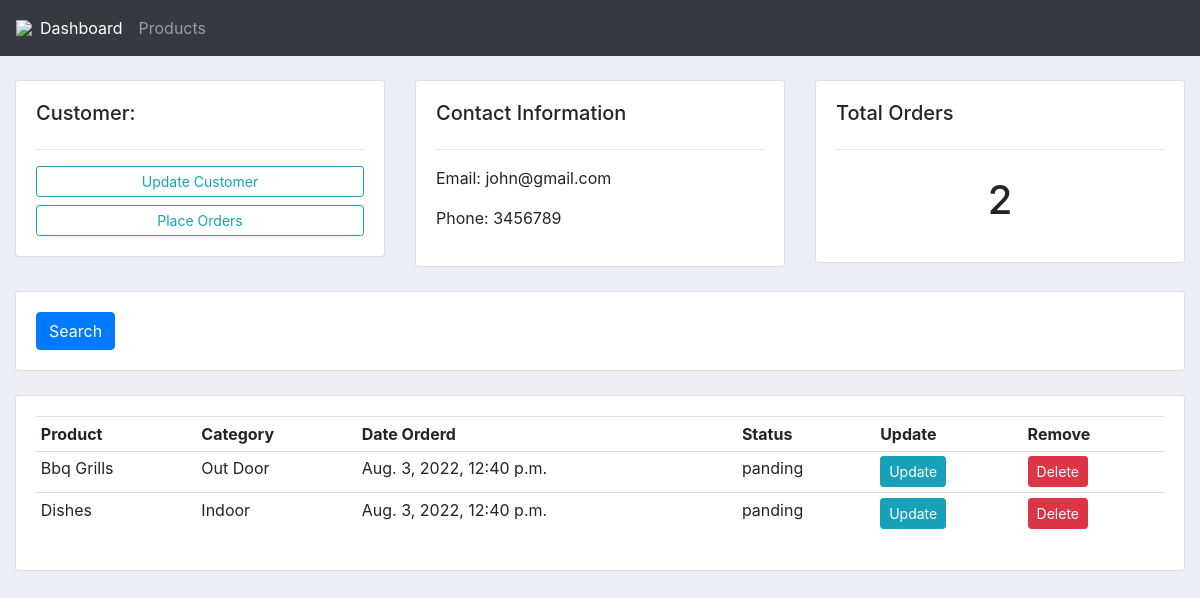
/customer/1, run on an earlier commit of the app's database.
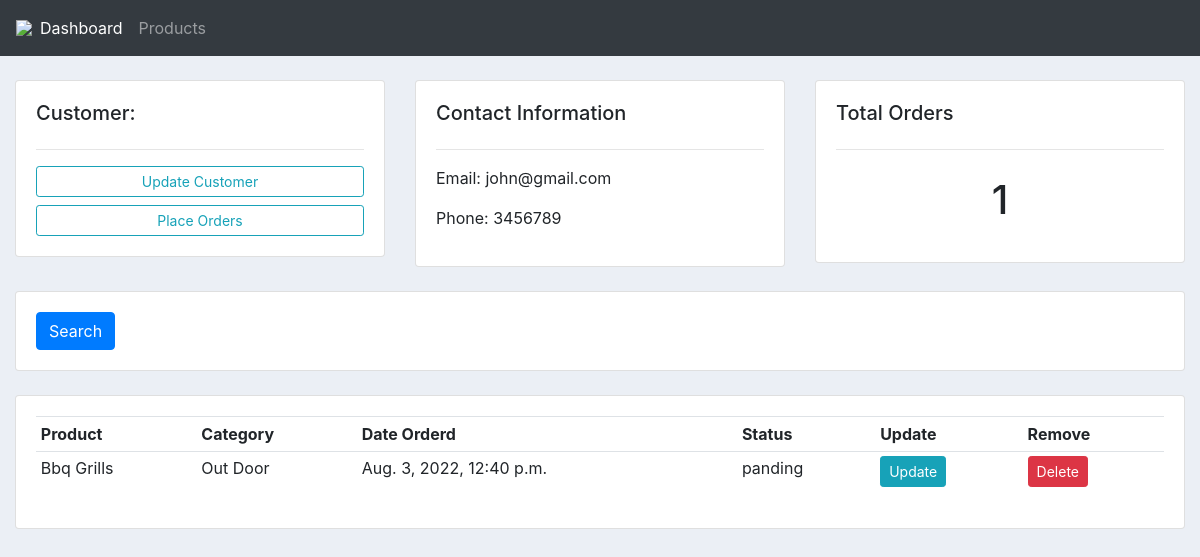
And on a later commit of the database.
### base/models.py (models this page shows, shortened)
class Order(models.Model):
    STATUS = (
        ("panding","panding"),
        ('Out of delivery', 'Out of delivery'),
        ('Delivered','Delivered'),
        )
    customer = models.ForeignKey(Customer, null=True, on_delete=models.SET_NULL)
    product = models.ForeignKey(Product, null=True, on_delete=models.SET_NULL)
    date_created = models.DateTimeField(auto_now_add=True, null=True)
    status = models.CharField(max_length=200, null=True, choices=STATUS)

class Product(models.Model):
    CATEGORY = (
        ("Indoor", "Indoor"),
        ("Out Door", "Out Door"),
    )
    name = models.CharField(max_length=50, null=True)
    price = models.FloatField(null=True)
    category = models.CharField(max_length=50, null=True, choices=CATEGORY)
    description = models.CharField(max_length=500, null=True, blank=True)
    date_created = models.DateTimeField(auto_now_add=True, null=True)
    tags = models.ManyToManyField(Tag)
    def __str__(self) -> str:
        return self.name

### base/views.py (the view)
# urls.py: path('customer/<str:pk>', views.customer, name="customer"),
def customer(request, pk):
    customer = Customer.objects.get(id=pk)
    orders = customer.order_set.all()
    order_count = orders.count()
    context= {'customer':customer, 'orders':orders, 'order_count': order_count}
    return render(request, 'base/customers.html', context)

### base/templates/base/customers.html (shortened to what this page needs)
{% extends 'base/main.html' %}
{% block body %}
    <br>
    <div class="row">
        <div class="col-md">
            <div class="card card-body">
                <h5>Customer:</h5>
                <hr>
                <a class="btn btn-outline-info  btn-sm btn-block" href="">Update Customer</a>
                <a class="btn btn-outline-info  btn-sm btn-block" href="{% url 'createorder' customer.id %}">Place Orders</a>
            </div>
        </div>
        <div class="col-md">
            <div class="card card-body">
                <h5>Contact Information</h5>
                <hr>
                <p>Email:  {{customer.email}}</p>
                <p>Phone:  {{customer.phone}}</p>
            </div>
        </div>
        <div class="col-md">
            <div class="card card-body">
                <h5>Total Orders</h5>
                <hr>
                <h1 style="text-align: center;padding: 10px">
                    {{order_count}}
                </h1>
            </div>
        </div>
    </div>
    <br>
    <div class="row">
        <div class="col">
            <div class="card card-body">
                <form method="get">
                <button class="btn btn-primary" type="submit">Search</button>
            </form>
            </div>
        </div>
    </div>
    <br>
    <div class="row">
        <div class="col-md">
            <div class="card card-body">
                <table class="table table-sm">
                    <tr>
                        <th>Product</th>
                        <th>Category</th>
                        <th>Date Orderd</th>
                        <th>Status</th>
                        <th>Update</th>
                        <th>Remove</th>
                    </tr>
                    {% for order in orders %}
                    <tr>
                        <td>{{order.product}}</td>
                        <td>{{order.product.category}}</td>
                        <td>{{order.date_created}}</td>
                        <td>{{order.status}}</td>
                        <td><a type="button" class="btn btn-sm btn-info" href="{% url 'updateorder' order.id %}">Update</a></td>
                        <td><a type="button" class="btn btn-sm btn-danger" href="{% url 'deleteorder' order.id %}">Delete</a></td>
                    </tr>
                    {% endfor %}
                </table>
            </div>
        </div>
    </div>
{% endblock body %}

What changed in the data, as far as the page shows it:
removed Order: product "Dishes", product.category "Indoor", date_created "Aug. 3, 2022, 12:40 p.m.", status "panding"
Also different on the page:
{{ order_count }}: "2" → "1"
